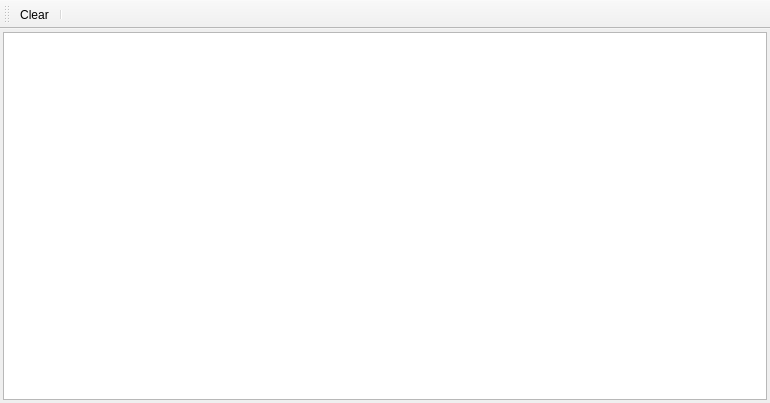
<?xml version="1.0" encoding="UTF-8"?>
<ui version="4.0">
 <class>LogWin</class>
 <widget class="QMainWindow" name="LogWin">
  <property name="geometry">
   <rect>
    <x>0</x>
    <y>0</y>
    <width>770</width>
    <height>403</height>
   </rect>
  </property>
  <property name="windowTitle">
   <string>MainWindow</string>
  </property>
  <widget class="QWidget" name="centralwidget">
   <layout class="QGridLayout" name="gridLayout">
    <property name="leftMargin">
     <number>3</number>
    </property>
    <property name="topMargin">
     <number>3</number>
    </property>
    <property name="rightMargin">
     <number>3</number>
    </property>
    <property name="bottomMargin">
     <number>3</number>
    </property>
    <property name="spacing">
     <number>3</number>
    </property>
    <item row="0" column="0">
     <widget class="QTextEdit" name="textEdit_Log">
      <property name="font">
       <font>
        <family>Microsoft YaHei UI</family>
       </font>
      </property>
      <property name="readOnly">
       <bool>true</bool>
      </property>
     </widget>
    </item>
   </layout>
  </widget>
  <widget class="QMenuBar" name="menubar">
   <property name="geometry">
    <rect>
     <x>0</x>
     <y>0</y>
     <width>770</width>
     <height>22</height>
    </rect>
   </property>
  </widget>
  <widget class="QToolBar" name="toolBar">
   <property name="windowTitle">
    <string>toolBar</string>
   </property>
   <attribute name="toolBarArea">
    <enum>TopToolBarArea</enum>
   </attribute>
   <attribute name="toolBarBreak">
    <bool>false</bool>
   </attribute>
   <addaction name="actionClear"/>
   <addaction name="separator"/>
  </widget>
  <action name="actionClear">
   <property name="icon">
    <iconset resource="../icon.qrc">
     <normaloff>:/icon/icon/clear.png</normaloff>:/icon/icon/clear.png</iconset>
   </property>
   <property name="text">
    <string>Clear</string>
   </property>
  </action>
 </widget>
 <resources>
  <include location="../icon.qrc"/>
 </resources>
 <connections/>
</ui>
